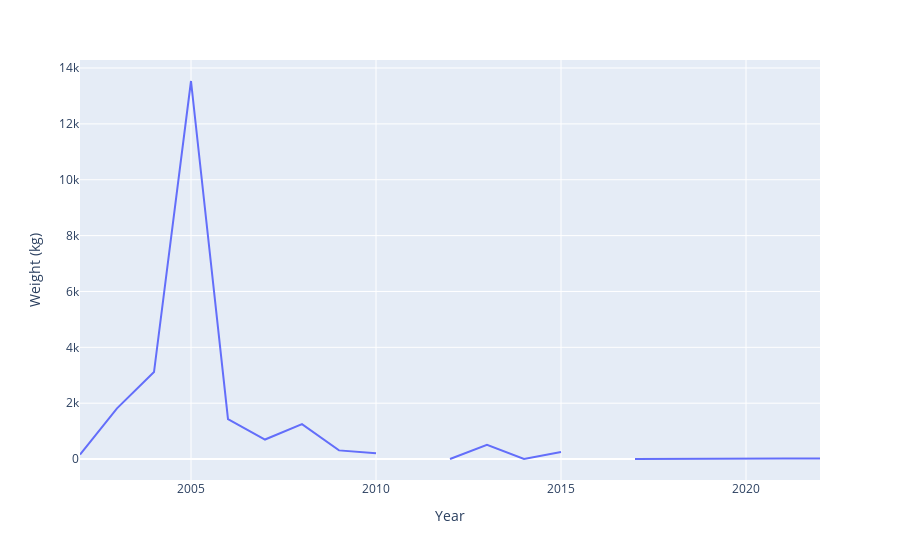

Notebook source saved alongside this figure:
### Code cell
figChinaEx

### Figure 1 — Plotly figure (JSON) as saved in the notebook; plotly's stock layout.template omitted (floating-point values rounded to 4 significant figures)
{"data": [{"hovertemplate": "Year=%{x}<br>Weight (kg)=%{y}<extra></extra>", "legendgroup": "", "line": {"color": "#636efa", "dash": "solid"}, "marker": {"symbol": "circle"}, "mode": "lines", "name": "", "orientation": "v", "showlegend": false, "type": "scatter", "x": [2022, 2022, 2021, 2020, 2019, 2018, 2017, 2016, 2015, 2014, 2013, 2012, 2011, 2010, 2009, 2008, 2007, 2006, 2005, 2004, 2003, 2002], "xaxis": "x", "y": [13.97, 23, 18.1, 16.85, 6.857, 3.289, 2.011, null, 251.0, 4, 508, 3, null, 204, 310, 1248, 699, 1426, 13535, 3114, 1815, 163], "yaxis": "y"}], "layout": {"legend": {"tracegroupgap": 0}, "margin": {"t": 60}, "xaxis": {"anchor": "y", "domain": [0, 1], "title": {"text": "Year"}}, "yaxis": {"anchor": "x", "domain": [0, 1], "title": {"text": "Weight (kg)"}}}}
